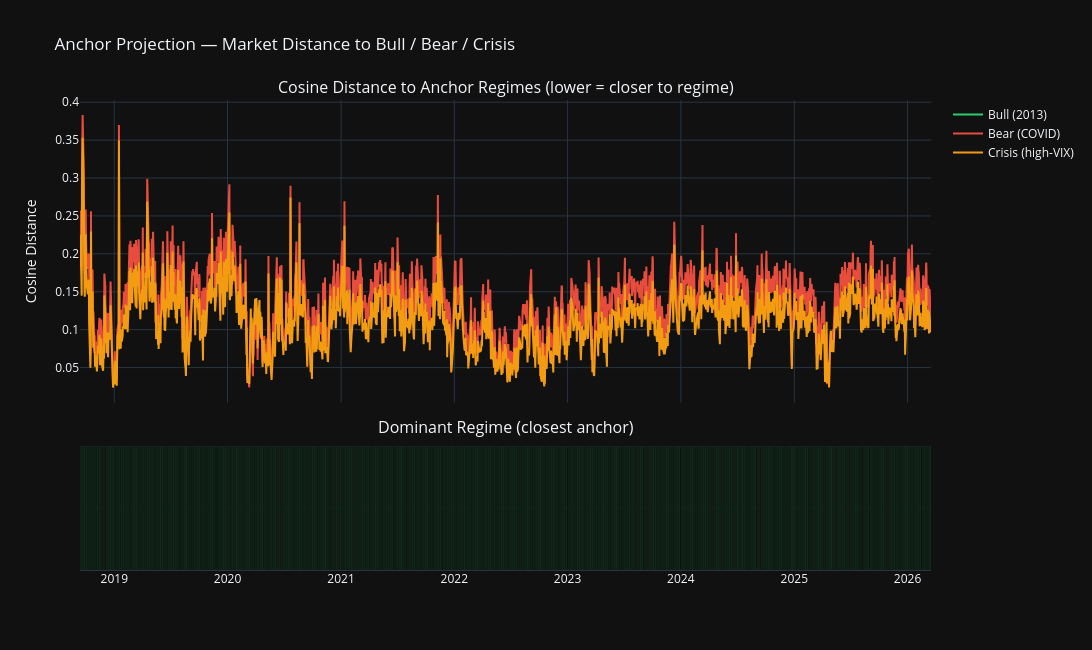

Here is the notebook cell this chart was saved with:
### Code cell
# ── Visualization: Distance to each anchor over time ──
proj_dates = []
proj_bull = []
proj_bear = []
proj_crisis = []

for ts, dists in projected:
    d = unix_to_date.get(ts)
    if d is not None:
        proj_dates.append(d)
        proj_bull.append(dists[0])
        proj_bear.append(dists[1])
        proj_crisis.append(dists[2])

# Determine dominant regime per day
regime_colors = []
for b, br, c in zip(proj_bull, proj_bear, proj_crisis):
    closest = np.argmin([b, br, c])
    regime_colors.append([C_BULL, C_BEAR, C_CRISIS][closest])

fig = make_subplots(
    rows=2, cols=1,
    shared_xaxes=True,
    vertical_spacing=0.08,
    subplot_titles=[
        'Cosine Distance to Anchor Regimes (lower = closer to regime)',
        'Dominant Regime (closest anchor)',
    ],
    row_heights=[0.7, 0.3],
)

for vals, name, color in [
    (proj_bull, 'Bull (2013)', C_BULL),
    (proj_bear, 'Bear (COVID)', C_BEAR),
    (proj_crisis, 'Crisis (high-VIX)', C_CRISIS),
]:
    fig.add_trace(go.Scatter(
        x=proj_dates, y=vals,
        mode='lines', name=name,
        line=dict(color=color, width=2),
    ), row=1, col=1)

# Regime bar
fig.add_trace(go.Bar(
    x=proj_dates, y=[1]*len(proj_dates),
    marker_color=regime_colors,
    showlegend=False,
    hovertemplate='%{x}<extra></extra>',
), row=2, col=1)

fig.update_layout(
    height=650, width=1100,
    template=TEMPLATE,
    title_text='Anchor Projection — Market Distance to Bull / Bear / Crisis',
)
fig.update_yaxes(title_text='Cosine Distance', row=1, col=1)
fig.update_yaxes(showticklabels=False, row=2, col=1)
fig.show()

### Figure 1 — Plotly figure (JSON) as saved in the notebook; plotly's stock layout.template omitted (floating-point values rounded to 4 significant figures; data arrays with more than 128 entries replaced by an {"elided": "..."} marker saying what was removed)
{"data": [{"line": {"color": "#2ecc71", "width": 2}, "mode": "lines", "name": "Bull (2013)", "type": "scatter", "x": {"elided": "1886 str values"}, "xaxis": "x", "y": {"elided": "1886 null values"}, "yaxis": "y"}, {"line": {"color": "#e74c3c", "width": 2}, "mode": "lines", "name": "Bear (COVID)", "type": "scatter", "x": {"elided": "1886 str values"}, "xaxis": "x", "y": {"elided": "1886 float values"}, "yaxis": "y"}, {"line": {"color": "#f39c12", "width": 2}, "mode": "lines", "name": "Crisis (high-VIX)", "type": "scatter", "x": {"elided": "1886 str values"}, "xaxis": "x", "y": {"elided": "1886 float values"}, "yaxis": "y"}, {"hovertemplate": "%{x}<extra></extra>", "marker": {"color": {"elided": "1886 str values"}}, "showlegend": false, "type": "bar", "x": {"elided": "1886 str values"}, "xaxis": "x2", "y": {"elided": "1886 int values"}, "yaxis": "y2"}], "layout": {"annotations": [{"font": {"size": 16}, "showarrow": false, "text": "Cosine Distance to Anchor Regimes (lower = closer to regime)", "x": 0.5, "xanchor": "center", "xref": "paper", "y": 1.0, "yanchor": "bottom", "yref": "paper"}, {"font": {"size": 16}, "showarrow": false, "text": "Dominant Regime (closest anchor)", "x": 0.5, "xanchor": "center", "xref": "paper", "y": 0.276, "yanchor": "bottom", "yref": "paper"}], "height": 650, "title": {"text": "Anchor Projection — Market Distance to Bull / Bear / Crisis"}, "width": 1100, "xaxis": {"anchor": "y", "domain": [0.0, 1.0], "matches": "x2", "showticklabels": false}, "xaxis2": {"anchor": "y2", "domain": [0.0, 1.0]}, "yaxis": {"anchor": "x", "domain": [0.356, 1.0], "title": {"text": "Cosine Distance"}}, "yaxis2": {"anchor": "x2", "domain": [0.0, 0.276], "showticklabels": false}}}
